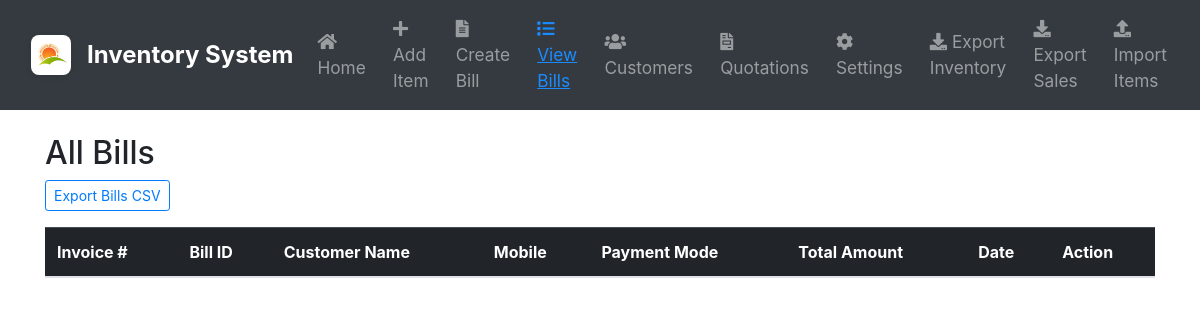
/bills, run on an earlier commit of the app's database.
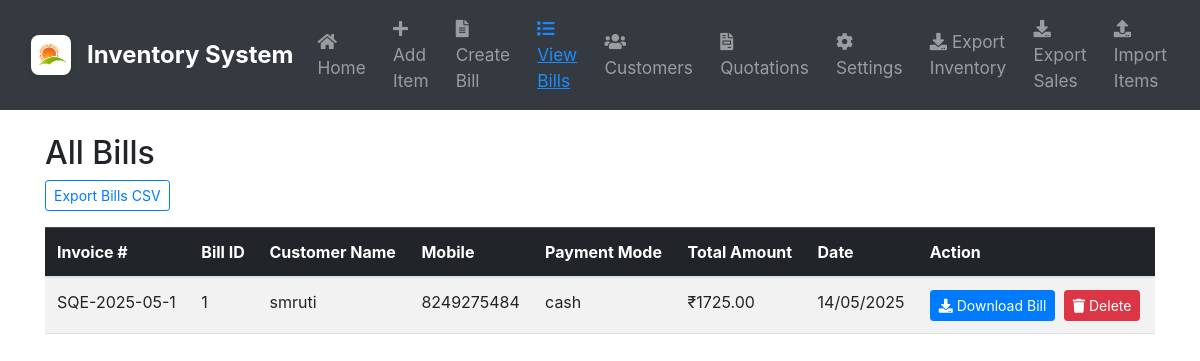
And on a later commit of the database.
### app.py (models this page shows)
class Bill(db.Model):
    id = db.Column(db.Integer, primary_key=True)
    customer_id = db.Column(db.Integer, db.ForeignKey('customer.id'), nullable=True)
    customer_name = db.Column(db.String(100), nullable=False)
    mobile_number = db.Column(db.String(20), nullable=True)
    email = db.Column(db.String(100), nullable=True)
    address = db.Column(db.String(200), nullable=True)
    gstin = db.Column(db.String(50), nullable=True)
    payment_mode = db.Column(db.String(50), nullable=True)
    invoice_number = db.Column(db.String(20), nullable=True)
    total_amount = db.Column(db.Float, nullable=False)
    created_at = db.Column(db.DateTime, default=datetime.utcnow)
    items = db.relationship('BillItem', backref='bill', lazy=True)
    inventory_updated = db.Column(db.Boolean, default=False)

### app.py (the view)
@app.route('/bills')
def view_bills():
    bills = Bill.query.order_by(Bill.created_at.desc()).all()
    return render_template('bills.html', bills=bills)

### templates/bills.html
{% extends "base.html" %}
{% block content %}
<h2>All Bills</h2>
<a href="{{ url_for('export_bills') }}" class="btn btn-outline-primary btn-sm mb-3">Export Bills CSV</a>
<div class="table-responsive">
    <table class="table table-striped table-hover align-middle">
        <thead class="table-dark">
            <tr>
                <th>Invoice #</th>
                <th>Bill ID</th>
                <th>Customer Name</th>
                <th>Mobile</th>
                <th>Payment Mode</th>
                <th>Total Amount</th>
                <th>Date</th>
                <th>Action</th>
            </tr>
        </thead>
        <tbody>
            {% for bill in bills %}
            <tr>
                <td>{{ bill.invoice_number }}</td>
                <td>{{ bill.id }}</td>
                <td>{{ bill.customer_name }}</td>
                <td>{{ bill.mobile_number or '' }}</td>
                <td>{{ bill.payment_mode or '' }}</td>
                <td>₹{{ "%.2f"|format(bill.total_amount) }}</td>
                <td>{{ bill.created_at.strftime('%d/%m/%Y') }}</td>
                <td>
                    <a href="{{ url_for('download_bill', bill_id=bill.id) }}" class="btn btn-primary btn-sm">
                        <i class="fas fa-download"></i> Download Bill
                    </a>
                    <form method="POST" action="{{ url_for('delete_bill', id=bill.id) }}" style="display:inline;" onsubmit="return confirm('Are you sure you want to delete this bill?');">
                        <button type="submit" class="btn btn-danger btn-sm ms-1">
                            <i class="fas fa-trash"></i> Delete
                        </button>
                    </form>
                </td>
            </tr>
            {% endfor %}
        </tbody>
    </table>
</div>
{% endblock %}

What changed in the data, as far as the page shows it:
added Bill: invoice_number "SQE-2025-05-1", id "1", customer_name "smruti", mobile_number "8249275484", payment_mode "cash", total_amount "1725.00", created_at "14/05/2025"
